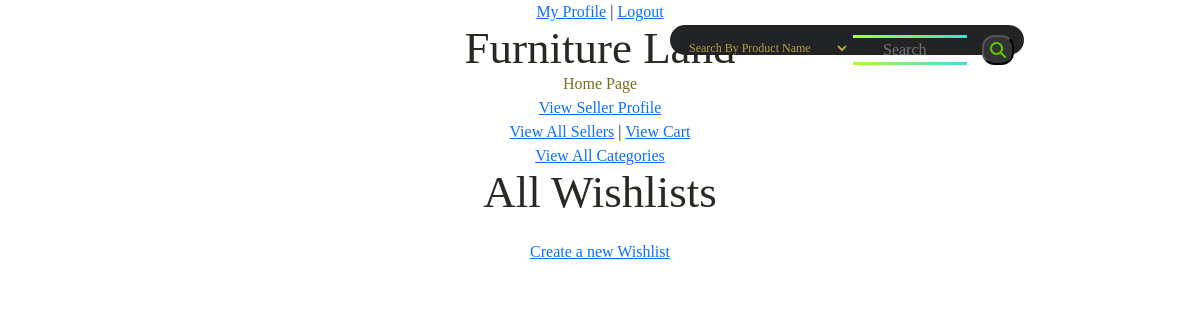
Before: /Wishlist/select/3 (signed in) with the older database file.
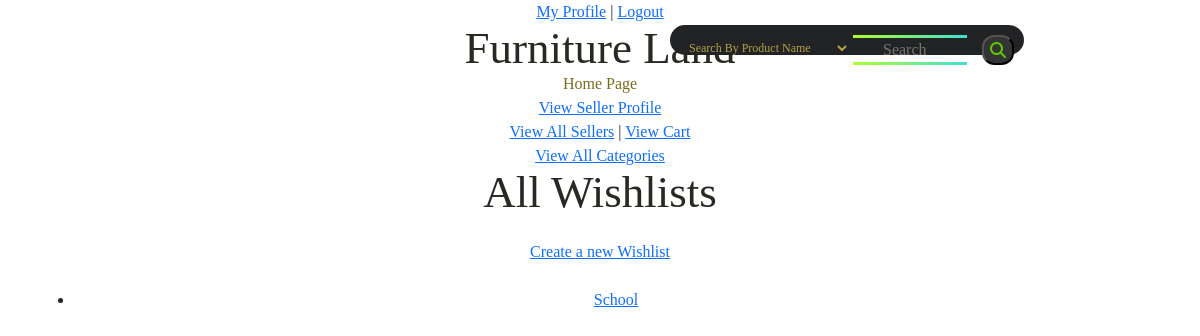
After: the same page with the newer database file.
### tables this page shows
CREATE TABLE `wishlist` (
  `wishlist_id` int(11) NOT NULL,
  `user_id` int(11) NOT NULL,
  `name` text NOT NULL,
  `description` text NOT NULL
);

### app/controllers/Wishlist.php (called while the page is built, shortened)
<?php
        class Wishlist extends \app\core\Controller {
            public function main() {
                $list = new \app\models\Wishlist();
                $allLists = $list->getAll();
                $this->view('Wishlist/main', $allLists);
            }
            public function select($product_id) {
                $this->main();
            }
        }

### app/core/App.php (called while the page is built, shortened)
<?php
		class App {
			private $method = 'index';
			public function __construct() {
				$url = self::parseUrl();
				if (isset($url[0])) {
					unset($url[0]);
				}
				$this->controller = new $this->controller;
				if (isset($url[1])) {
					if (method_exists($this->controller, $url[1]))
						$this->method = $url[1];
					unset($url[1]);
				}
				$this->params = $url ? array_values($url) : [];
				call_user_func_array([$this->controller, $this->method], $this->params);
			}
			private static function parseUrl() {
				if (isset($_GET['url'])) {
					return explode('/',
						filter_var(
							rtrim($_GET['url'], '/'),
							FILTER_SANITIZE_URL)
					);
				}
			}
		}

### index.php (called while the page is built, shortened)
<?php
    new \app\core\App();

### app/models/Wishlist.php (called while the page is built, shortened)
<?php
        class Wishlist extends \app\core\Model {
            public function getAll() {
                $SQL = 'SELECT * FROM wishlist';
                $STMT = self::$_connection->prepare($SQL);
                $STMT->execute();
                $STMT->setFetchMode(\PDO::FETCH_CLASS, "app\models\Wishlist");
                return $STMT->fetchAll();
            }
        }

### app/core/DBConnection.php (called while the page is built, shortened)
<?php
		class DBConnection {
			static $connection = null;
			private function __construct() {
				if (self::$connection == null) {
					$host = 'localhost';
					$DBname = 'projectdb';
					$user = 'root';
					$password = '';
					self::$connection = new \PDO("mysql:host=$host;dbname=$DBname", $user, $password);
				}
			}
			public static function getInstance() {
				return self::$connection;
			}
		}

### app/views/Wishlist/main.php (the view, shortened to what this page needs)
<html>
    <head>
        <link rel="stylesheet" href="../public/css/style.css">
        <link href="https://cdn.jsdelivr.net/npm/bootstrap@5.1.3/dist/css/bootstrap.min.css" rel="stylesheet">
    </head>
    <body>
        <div class='container'>
            <?php
                $this->view('Subviews/navigation');
	        ?>
            <div>
            <h1>All Wishlists</h1>
            <br><a href="/Wishlist/create">Create a new Wishlist</a><br><br>
            <ul>
                <?php
                    if ($data != null) {
                        foreach($data as $wishlist){
                            echo "<li><a href=/Wishlist/index/$wishlist->wishlist_id>$wishlist->name</a></li>";
                        }
                        echo "<br><br>";
                    }
                ?>
            </ul>
            </div>
        </div>
    </body>
</html>

### app/core/Controller.php (shortened to what this page needs)
<?php
		class Controller {
			public function view($name, $data = []) {
				if (file_exists('app/views/' . $name . '.php'))
					include('app/views/' . $name . '.php');
				else
					echo 'app/views/' . $name . '.php does not exist';
			}
		}

### app/views/Subviews/navigation.php (shortened to what this page needs)
<html>
    <head>
        <link rel="stylesheet" href="../public/css/home.css">
    </head>
    <body>
	<div>
	<?php
                if (!isset($_SESSION['user_id']))
                    echo "<a id='log' href='/User/login'>Login</a> | <a id='reg' href='/User/register'>Register</a>";
                else
                    echo "<a href='/User/index'>My Profile</a> | <a href='/User/logout'>Logout</a>";
            ?>
            <h1>Furniture Land</h1>
		<a class='home'href='/Main/index'>Home Page</a><br>
		<?php
			if (isset($_SESSION['seller_id'])) {
				$id = $_SESSION['seller_id'];
				echo "<a href='/Seller/index/$id'>View Seller Profile</a><br>";
			}
			else if (isset($_SESSION['user_id'])) {
				echo "<a href='/Seller/create'>Create Seller Profile</a><br>";
			}
		?>
		<a href='/Seller/list'>View All Sellers</a> | <a href='/Cart/index'>View Cart</a><br>
		<a href='/Category/index'>View All Categories</a>
	</div>
	<?php
        $this->view('Search/search');
    ?>
    </body>
</html>

### app/views/Search/search.php (shortened to what this page needs)
<!DOCTYPE html>
<html lang="en">
<head>
</head>
<body>
<div class="search-box">
	<form method="post" action = "">
        <input class="search-text" type="text" name="search" placeholder="Search">
        <select id='select-option' name = "search_type">
            <option value = "product_name">Search By Product Name</option>
        </select>
        <button id='search' type="submit" name="action">
			<i class="fas fa-search"></i>
		</button>
    </form>
	</div>
</body>
</html>

### public/css/home.css (style rules this page uses)
.container { text-align: center; font-family: 'Trocchi', serif; font-weight: normal; }
.container h1 { color: #292822; font-family: 'Trocchi', serif; font-size: 45px; font-weight: normal; line-height: 48px; margin: 0; }
.home { text-shadow: center; color: #7a6d1e; text-decoration: none; }
.search-box { position: absolute; top: 40px; right: -1px; transform: translate(-50%, -50%); background: #222325; height: 30px; border-radius: 40px; padding: 10px; }
.search-text { border: none; background: none; outline: none; border: 3px solid green; Text-align: 20px; padding-left: 30px; color: white; font-size: 16px; transition:1s; line-height: 22px; width: 120px; border-image: linear-gradient(to left, turquoise, greenyellow) 1 0; }
#select-option { border: none; background: none; outline: none; float: left; padding: 5px; color: rgb(182, 161, 69); font-size: 12px; transition: 0.4s; line-height: 40px; width: 170px; }
#search { color: #63c700; float: right; height: 30px; margin-left: 12px; border-radius: 40%; background: #333435; display: flex; justify-content: center; align-items: center; }

Changed rows visible on the page:
added wishlist: name "School"
